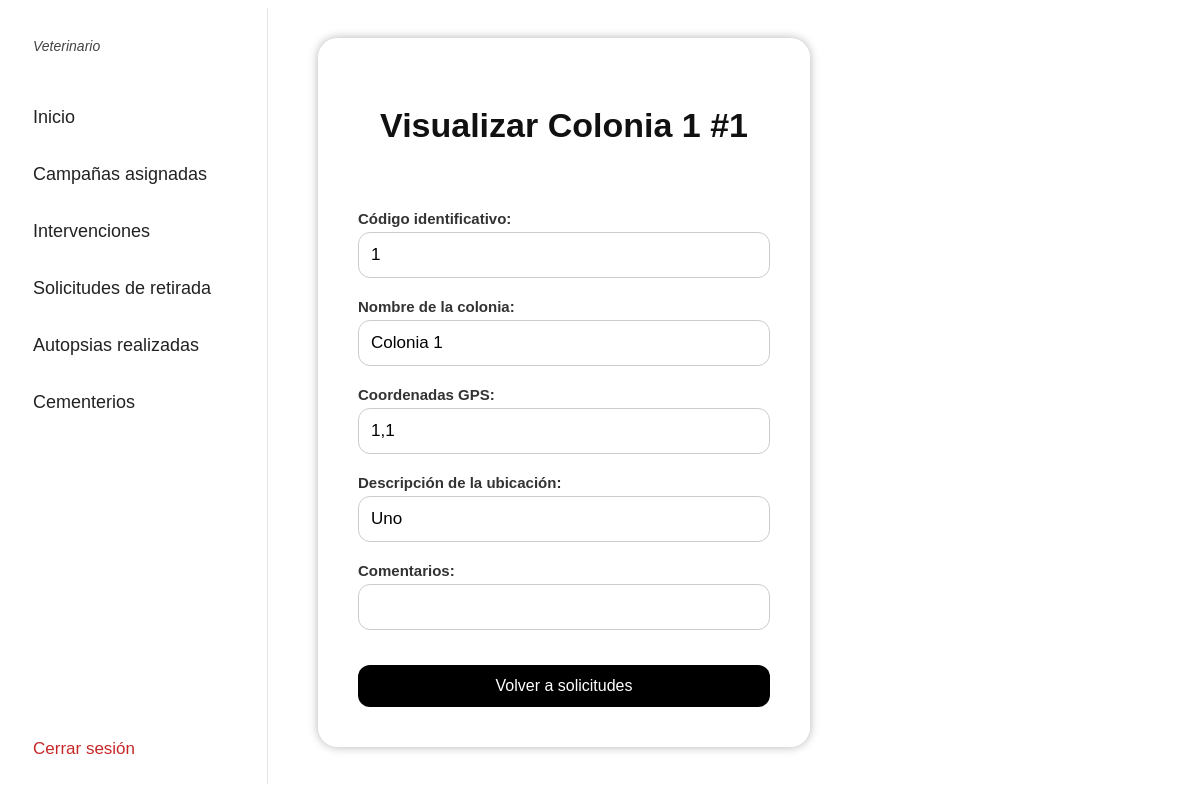
The page /BD2imo/panel_veterinario/opciones_gest_solicitudes/ver_colonia.php?id=1 (signed in) on the database its author committed.
### tables this page shows
CREATE TABLE colonia (
    id_colonia INT AUTO_INCREMENT NOT NULL PRIMARY KEY,
    nombre_colonia Varchar(100) NOT NULL,
    coordenadas_GPS Varchar(100) NOT NULL,
    descripción_ubicación Varchar(255),
    comentarios Varchar(255),
    id_ayuntamiento INT NOT NULL,
    CONSTRAINT fk_colonia_ayuntamiento FOREIGN KEY (id_ayuntamiento) REFERENCES ayuntamiento(id_ayuntamiento)
);

### BD2imo/panel_veterinario/opciones_gest_solicitudes/ver_colonia.php (the view, shortened to what this page needs)
<?php
$datos_colonia = [
    'id_colonia' => '',
    'nombre_colonia' => '',
    'coordenadas_GPS' => '',
    'descripción_ubicación' => '',
    'comentarios' => ''
];
$colonia_encontrada = false;
if (isset($_GET["id"])) {
    $id_colonia_actual = $_GET["id"];
    $conexion = mysqli_connect("localhost", "root", "");
    $consulta_select = "SELECT id_colonia, nombre_colonia, coordenadas_GPS, descripción_ubicación, comentarios
                        FROM colonia
                        WHERE id_colonia = '$id_colonia_actual'";
    $resultado = mysqli_query($conexion, $consulta_select);
    if ($registro = mysqli_fetch_assoc($resultado)) {
        $datos_colonia = $registro;
        $colonia_encontrada = true;
    } else {
        $mensaje_error = "Error: Colonia con ID '$id_colonia_actual' no encontrada.";
    }
} else {
    $mensaje_error = "Error: No se ha especificado el ID de la colonia.";
}
$id = htmlspecialchars($datos_colonia['id_colonia']);
$nombre = htmlspecialchars($datos_colonia['nombre_colonia']);
$coordenadas = htmlspecialchars($datos_colonia['coordenadas_GPS']);
$descripcion = htmlspecialchars($datos_colonia['descripción_ubicación'] ?? '');
$comentarios = htmlspecialchars($datos_colonia['comentarios'] ?? '');
?>
<!DOCTYPE html>
<html>
<head>
    <link rel="stylesheet" href="../../estilo/estilo_panel.css">
    <link rel="stylesheet" href="../../estilo/estilo_contenido.css">
</head>
<body>
<div style="display: flex; flex-direction: row;">
    <?php include("../../../BD2npb/panel_veterinario/panel_opciones_veterinario.php"); ?>
    <div class="zona-contenido">
        <div class="contenedor-difuminado">
            <h2 class="titulo-dashboard">Visualizar <?php echo $nombre; ?> #<?php echo $id; ?></h2>
            <?php if ($colonia_encontrada) : ?>
                <div class="formulario-colonia">
                    <label for="id_colonia">Código identificativo:</label>
                    <input type="text" id="id_colonia" name="id_colonia" value="<?php echo $id; ?>"
                           maxlength="10" required readonly>
                    <label for="nombre_colonia">Nombre de la colonia:</label>
                    <input type="text" id="nombre_colonia" name="nombre_colonia" value="<?php echo $nombre; ?>"
                           maxlength="100" required readonly>
                    <label for="coordenadas_GPS">Coordenadas GPS:</label>
                    <input type="text" id="coordenadas_GPS" name="coordenadas_GPS" value="<?php echo $coordenadas; ?>"
                           maxlength="100" required readonly>
                    <label for="descripcion_ubicacion">Descripción de la ubicación:</label>
                    <input type="text" id="descripcion_ubicacion" name="descripcion_ubicacion" value="<?php echo $descripcion; ?>"
                           maxlength="255" readonly>
                    <label for="comentarios">Comentarios:</label>
                    <input type="text" id="comentarios" name="comentarios" value="<?php echo $comentarios; ?>"
                           maxlength="255" readonly>
                    <button type="button"
                            class="boton-gestion boton-confirmar"
                            onclick="location.href='../gestionar_solicitudes_retirada.php'">
                        Volver a solicitudes
                    </button>
                </div>
            <?php endif; ?>
        </div>
    </div>
</div>
</body>
</html>

### BD2imo/estilo/estilo_panel.css (style rules this page uses)
.zona-contenido { margin-left: 0px; padding: 0px; font-family: Arial; }

### BD2imo/estilo/estilo_contenido.css (style rules this page uses)
.zona-contenido { margin-left: 50px; min-height: 97vh; background-size: cover; background-position: center; box-sizing: border-box; }
.contenedor-difuminado { background: rgba(255, 255, 255, 0.85); backdrop-filter: blur(6px); -webkit-backdrop-filter: blur(6px); padding: 40px; border-radius: 20px; box-shadow: 0 0 10px rgba(0,0,0,0.3); width: 92%; margin: auto; margin-top: 30px; }
.titulo-dashboard { text-align: center; font-size: 34px; font-weight: bold; margin-bottom: 40px; color: #111; }
.boton-gestion { width: 100%; padding: 12px; background: #000; color: white; border: none; border-radius: 12px; cursor: pointer; font-size: 16px; }
.formulario-colonia { max-width: 500px; margin: 0 auto; padding-top: 10px; display: flex; flex-direction: column; }
.formulario-colonia label { display: block; font-weight: bold; margin-top: 15px; margin-bottom: 5px; font-size: 15px; color: #333; }
.formulario-colonia input[type="text"] { width: 100%; padding: 12px; margin-bottom: 5px; border-radius: 12px; border: 1px solid #ccc; font-size: 17px; box-sizing: border-box; }
.boton-confirmar { width: 100%; margin-top: 30px; }

### rows shown on the page
colonia: nombre_colonia "Colonia 1", id_colonia "1", coordenadas_GPS "1,1", descripcion_ubicacion "Uno"
